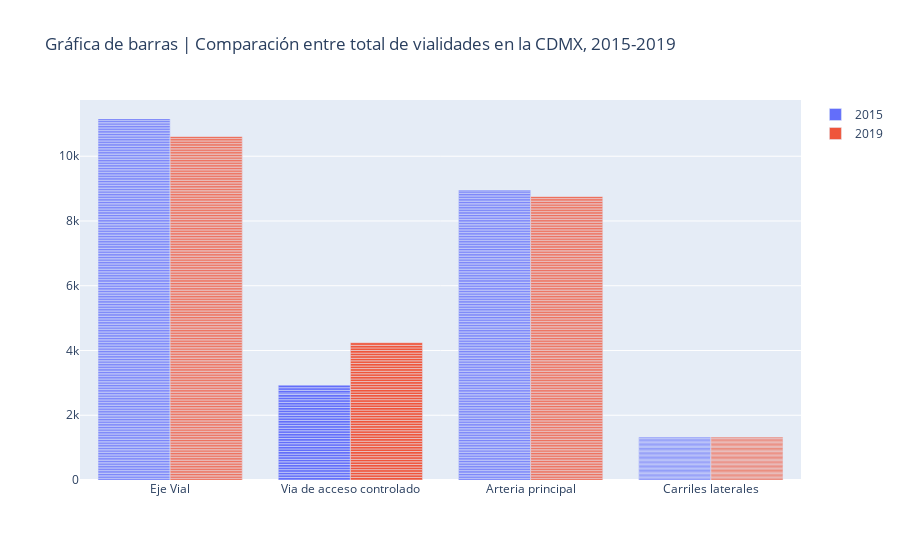

This figure's notebook cell:
### Code cell
fig = go.Figure(data=[
    go.Bar(name='2015', x=limite_velocidad.clasif_15, y=limite_velocidad.vel_15),
    go.Bar(name='2019', x=limite_velocidad.clasif_19, y=limite_velocidad.vel_19)
])

fig.update_layout(barmode='group', title='Gráfica de barras | Comparación entre total de vialidades en la CDMX, 2015-2019')
fig.show()

### Figure 1 — Plotly figure (JSON) as saved in the notebook; plotly's stock layout.template omitted (floating-point values rounded to 4 significant figures; data arrays with more than 128 entries replaced by an {"elided": "..."} marker saying what was removed)
{"data": [{"name": "2015", "type": "bar", "x": {"elided": "473 str values"}, "y": {"elided": "473 int values"}}, {"name": "2019", "type": "bar", "x": {"elided": "473 str values"}, "y": {"elided": "473 int values"}}], "layout": {"barmode": "group", "title": {"text": "Gráfica de barras | Comparación entre total de vialidades en la CDMX, 2015-2019"}}}
